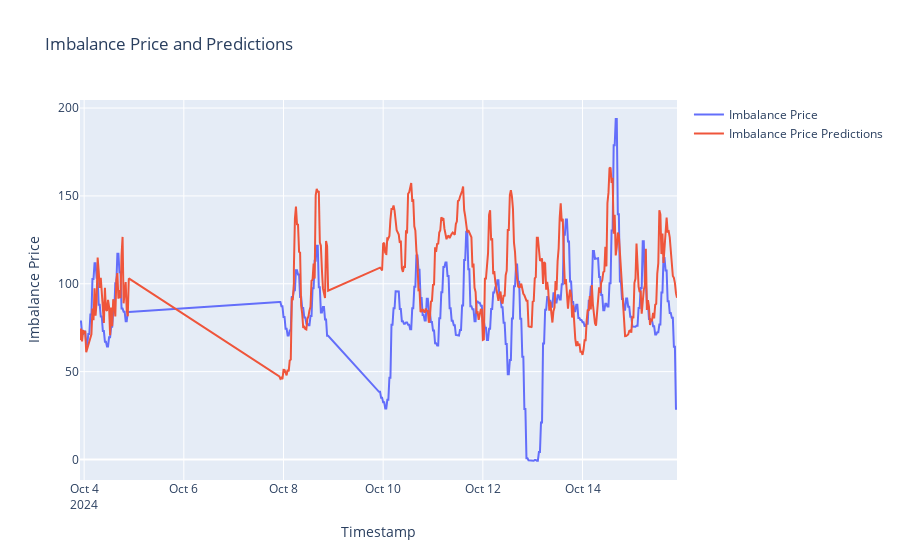

The cell this chart's notebook holds for it:
### Code cell
#plot imbalance price and predictions
fig = go.Figure()
fig.add_trace(go.Scatter(x=df_api_new_merged1["datetime"], y=df_api_new_merged1["day_ahead_price"], mode='lines', name='Imbalance Price'))
fig.add_trace(go.Scatter(x=df_api_new_merged1["datetime"], y=df_api_new_merged1["day_ahead_price_predictions"], mode='lines', name='Imbalance Price Predictions'))
fig.update_layout(title='Imbalance Price and Predictions', xaxis_title='Timestamp', yaxis_title='Imbalance Price')
fig.show()

### Figure 1 — Plotly figure (JSON) as saved in the notebook; plotly's stock layout.template omitted (floating-point values rounded to 4 significant figures; data arrays with more than 128 entries replaced by an {"elided": "..."} marker saying what was removed)
{"data": [{"mode": "lines", "name": "Imbalance Price", "type": "scatter", "x": {"elided": "388 str values"}, "y": {"elided": "388 float values"}}, {"mode": "lines", "name": "Imbalance Price Predictions", "type": "scatter", "x": {"elided": "388 str values"}, "y": {"elided": "388 float values"}}], "layout": {"title": {"text": "Imbalance Price and Predictions"}, "xaxis": {"title": {"text": "Timestamp"}}, "yaxis": {"title": {"text": "Imbalance Price"}}}}
